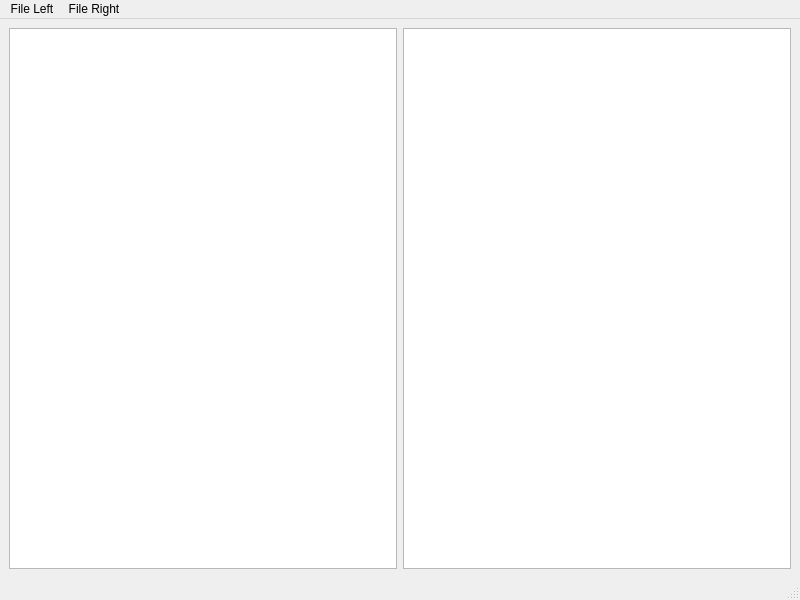
<?xml version="1.0" encoding="UTF-8"?>
<ui version="4.0">
 <class>MainWindow</class>
 <widget class="QMainWindow" name="MainWindow">
  <property name="geometry">
   <rect>
    <x>0</x>
    <y>0</y>
    <width>800</width>
    <height>600</height>
   </rect>
  </property>
  <property name="windowTitle">
   <string>MainWindow</string>
  </property>
  <widget class="QWidget" name="centralwidget">
   <layout class="QHBoxLayout" name="horizontalLayout">
    <item>
     <widget class="QPlainTextEdit" name="plainTextEdit"/>
    </item>
    <item>
     <widget class="QPlainTextEdit" name="plainTextEditRight"/>
    </item>
   </layout>
  </widget>
  <widget class="QMenuBar" name="menubar">
   <property name="geometry">
    <rect>
     <x>0</x>
     <y>0</y>
     <width>800</width>
     <height>22</height>
    </rect>
   </property>
   <widget class="QMenu" name="menuFile">
    <property name="title">
     <string>File Left</string>
    </property>
    <addaction name="actionOpen"/>
    <addaction name="actionSave"/>
    <addaction name="actionSaveAs"/>
   </widget>
   <widget class="QMenu" name="menuFile_Right">
    <property name="title">
     <string>File Right</string>
    </property>
    <addaction name="actionSaveRight"/>
    <addaction name="actionOpenRight"/>
    <addaction name="actionSaveAsRight"/>
   </widget>
   <addaction name="menuFile"/>
   <addaction name="menuFile_Right"/>
  </widget>
  <widget class="QStatusBar" name="statusbar"/>
  <action name="actionSave">
   <property name="text">
    <string>Save</string>
   </property>
  </action>
  <action name="actionOpen">
   <property name="text">
    <string>Open</string>
   </property>
  </action>
  <action name="actionSaveAs">
   <property name="text">
    <string>Save As</string>
   </property>
   <property name="toolTip">
    <string>Save As</string>
   </property>
  </action>
  <action name="actionSaveRight">
   <property name="text">
    <string>Save</string>
   </property>
  </action>
  <action name="actionOpenRight">
   <property name="text">
    <string>Open</string>
   </property>
  </action>
  <action name="actionSaveAsRight">
   <property name="text">
    <string>Save As</string>
   </property>
  </action>
 </widget>
 <resources/>
 <connections/>
</ui>
